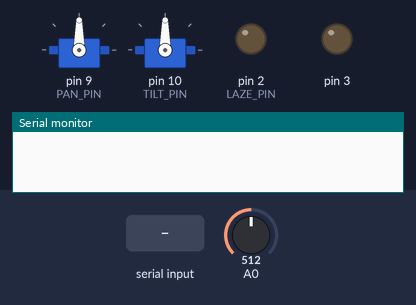
Bench run of a sketch on a simulated Arduino Uno, built with avr-gcc and run on an emulated ATmega328P. Parts: 2 × servo, output pins drawn as LEDs (lit = HIGH), the last lines printed to the serial monitor. The test bench sets the inputs (shaded band); at power-on: A0 = 512.

Above: at 1.2 s.
1.3 s: "002,1\n" received over Serial
At 2.2 s:
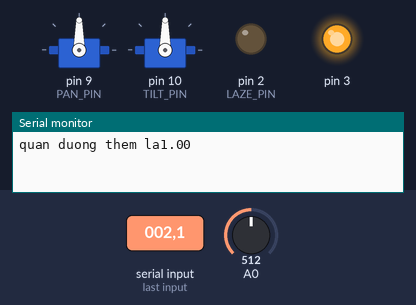
2.8 s: A0 set to 212
4.3 s: A0 set to 188
At 5.4 s:
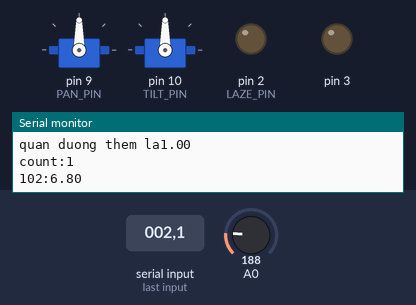
7.3 s: "002,150\n" received over Serial
At 8.0 s:
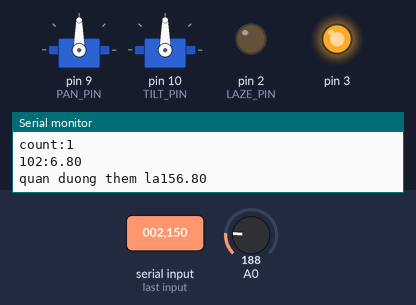
8.8 s: "003,1\n" received over Serial
At 10.2 s:
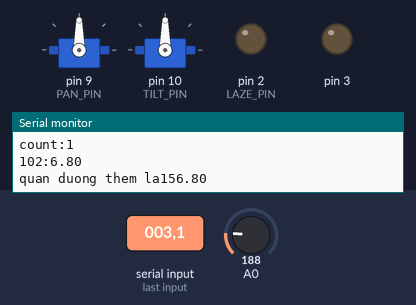
Timing chart, 0 to 11.3 s (numbered marks = the images above; inputs shaded):
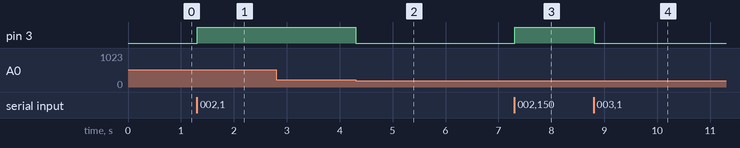

Measured:
- the behaviour switches between 201 and 200 on A0 (found by bisection; images 1 and 2)
- after the input at 1.3 s, pin 3: LOW → HIGH at once
- after the input at 2.8 s, every drawn part: stays the same
- after the input at 4.3 s, pin 3: HIGH → LOW at once
- after the input at 7.3 s, pin 3: LOW → HIGH at once
- after the input at 8.8 s, pin 3: HIGH → LOW at once

The sketch:

arduinoConnet.ino
```cpp
#include <Servo.h>

/*==========================================================Start code giao tiếp với Serial===================================================*/
String nhiemVuContents = "";
String maLenh = "";

void serialEvent() {
  while (Serial.available()) {
    char inChar = (char)Serial.read();
    if (inChar == '\n') {
      maLenh = nhiemVuContents.substring(0, 3);
      nhiemVuContents = nhiemVuContents.substring(4);
    } else {
      nhiemVuContents += inChar;
    }
  }
}


/*==========================================================Start phần test ==============================================================*/
unsigned long t_xuat_gia_tri = 0;
void xemThongTin(int delayt){
  if(millis()> t_xuat_gia_tri + delayt){
    t_xuat_gia_tri = millis();
    Serial.print("quan duong da di la: ");
    // Serial.println(doDuong.getQuangDuong());
  }
}

/*==========================================================Start Phan chieu Laze======================================================================*/
class PBChieuLaze{
  private:
  const int PAN_PIN = 9;
  const int TILT_PIN = 10;

  const int LAZE_PIN = 2;
  const int MIN_ANGLE = 32;
  const int MAX_ANGLE = 140;

  Servo panServo;
  Servo tiltServo;

  public:
  void setup(){
    panServo.attach(PAN_PIN);
    tiltServo.attach(TILT_PIN);
    pinMode(LAZE_PIN, OUTPUT);
    digitalWrite(LAZE_PIN, LOW);
  }

  void  readToaDo(String coord) {
    coord.trim();
    if (coord.startsWith("[") && coord.endsWith("]")) {
      coord = coord.substring(1, coord.length() - 1);
      int commaIndex = coord.indexOf(',');

      int g_x = coord.substring(0, commaIndex).toInt();
      int g_y = coord.substring(commaIndex + 1).toInt();

      chieu(g_x, g_y);

      Serial.print("Received: ");
      Serial.print(g_x); Serial.print(", ");
      Serial.println(g_y);
    }
  }

  void thucThiChieu(String nhiemVuContents){
    int start = 0;
    int end = nhiemVuContents.indexOf(':');
    while (end != -1) {
      readToaDo(nhiemVuContents.substring(start, end));
      start = end + 1;
      end = nhiemVuContents.indexOf(':', start);
    }
    readToaDo(nhiemVuContents.substring(start));
    Serial.println("101:da chieu xong");
  }

  void chieu(int g_x,int g_y){
    if((MIN_ANGLE < g_x && g_x < MAX_ANGLE)&& (MIN_ANGLE < g_y && g_y < MAX_ANGLE))
    {
      panServo.write(g_x);
      tiltServo.write(g_y);
      delay(200);
      digitalWrite(LAZE_PIN,HIGH );
      delay(1000);
    }
    digitalWrite(LAZE_PIN, LOW);
  }
  void pause(){
    digitalWrite(LAZE_PIN, LOW);
  }
};

PBChieuLaze pBChieuLaze;


/*=========================================================== Start code do quảng đường ============================================================*/
int sensorValue = 0;      // biến lưu giá trị đọc được
class BPDoDuong {
  private:
    unsigned int quanDuongDaDi;   // Số xung hoặc tổng quãng đường đã đi (mm/cm)
    int sensorPin;                // Chân cảm biến
    int lastState;                // Lưu trạng thái trước đó của cảm biến
    float chuViBanhXe;            // Chu vi bánh xe (đơn vị cm)
    unsigned int soVach;          // Số vạch trắng trên bánh xe (mỗi vòng)
    const int mucNhanBiet = 200;
    int getTinHieu(){
      int currentState = HIGH;
      if(analogRead(sensorPin) > mucNhanBiet){
        currentState = LOW;
      }
      return currentState;
    }
  public:
    // Hàm khởi tạo
    BPDoDuong(int pinCamBien, float chuVi, unsigned int vach) {
      quanDuongDaDi = 0;
      sensorPin = pinCamBien;
      chuViBanhXe = chuVi;
      soVach = vach;
      // pinMode(sensorPin, INPUT);
      lastState = getTinHieu();
    }
    // Cập nhật quãng đường (gọi thường xuyên trong loop)
    void updateQuanDuong() {
      int currentState = getTinHieu();
      // Phát hiện cạnh lên (đen -> trắng)
      if (lastState == LOW && currentState == HIGH) {
        quanDuongDaDi++;
        Serial.println("count:" + String(quanDuongDaDi));
      }
      lastState = currentState;
    }

    // Lấy quãng đường đã đi (đơn vị cm)
    float getQuangDuong() {
      // Mỗi xung tương ứng với 1/soVach vòng
      return (quanDuongDaDi * (chuViBanhXe / soVach));
    }

    // Reset quãng đường
    void reset() {
      quanDuongDaDi = 0;
    }
};

/*============================================================ Di chuyển xe =====================================================================*/

class TaiXe{
  private:
  int pinDongCo;
  BPDoDuong doQD;
  float qDDungXe;
  bool isSeThongBao = false;
  public:
  TaiXe(int pin) : doQD(A0, 34, 5) {
    pinDongCo = pin;
    qDDungXe = doQD.getQuangDuong();
  }
  void setup(){
    pinMode(pinDongCo,OUTPUT);
  }
  void themMucTieu(int kcTienToi){
    digitalWrite(pinDongCo,HIGH);
    qDDungXe = doQD.getQuangDuong() + kcTienToi;
    Serial.println("quan duong them la" + String(qDDungXe));
    isSeThongBao = true;
  }

  void pause(){
    digitalWrite(pinDongCo,LOW);
  }

  void chayXe(){
    doQD.updateQuanDuong();
    if((doQD.getQuangDuong() > qDDungXe) && isSeThongBao){
      digitalWrite(pinDongCo,LOW);
      Serial.println("102:"+String(doQD.getQuangDuong()));
      isSeThongBao = false;
    }
  }
};
TaiXe taiXe = TaiXe(3);

/*============================================================= Chương trình =====================================================================*/
void setup() {
  Serial.begin(9600);
  taiXe.setup();
  pBChieuLaze.setup();
  nhiemVuContents.reserve(300);
}

void loop() {
  if (maLenh != "") {
    if (maLenh.equals("001")) {
      pBChieuLaze.thucThiChieu(nhiemVuContents);
    }
    else if (maLenh.equals("002")) {
      taiXe.themMucTieu(nhiemVuContents.toInt());
    }
    else if(maLenh.equals("003")){
      taiXe.pause();
    }
    else if(maLenh.equals("004")){
      taiXe.pause();
      pBChieuLaze.pause();
    }
    nhiemVuContents = "";
    maLenh = "";
  }
  taiXe.chayXe();
}
```
